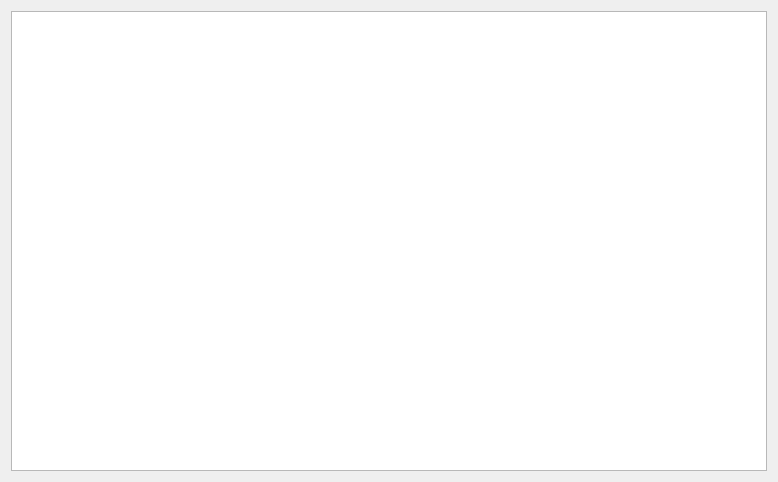
<?xml version="1.0" encoding="UTF-8"?>
<ui version="4.0">
 <class>form2</class>
 <widget class="QDialog" name="form2">
  <property name="geometry">
   <rect>
    <x>0</x>
    <y>0</y>
    <width>778</width>
    <height>482</height>
   </rect>
  </property>
  <property name="windowTitle">
   <string>Table</string>
  </property>
  <layout class="QHBoxLayout" name="horizontalLayout">
   <item>
    <widget class="QTableView" name="tableView"/>
   </item>
  </layout>
 </widget>
 <resources/>
 <connections/>
</ui>
